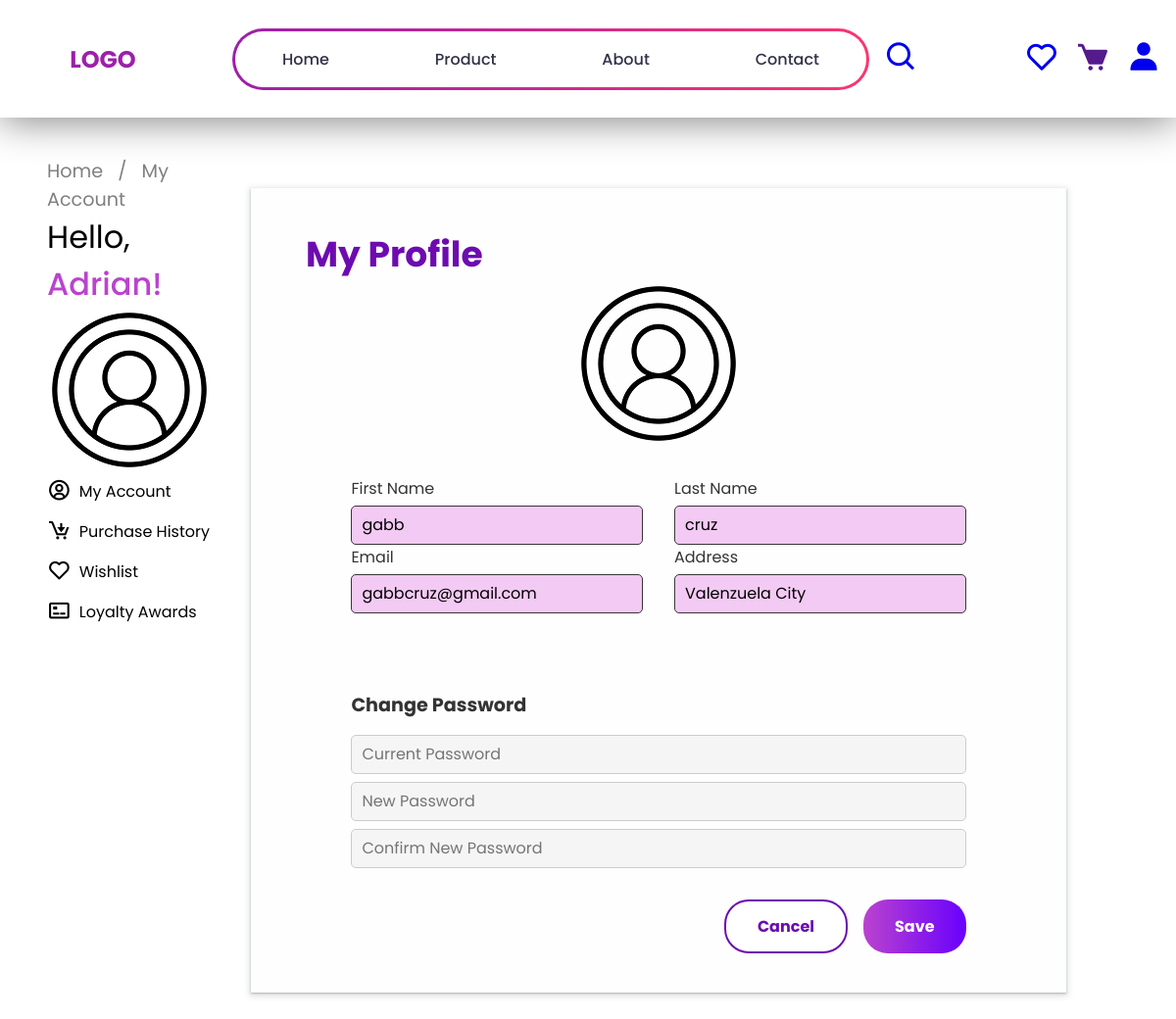
/module4/DJM_STORE/updateProfile.php, run on the app's committed database.
### tables this page shows
CREATE TABLE `tbl_users` (
  `userID` int NOT NULL,
  `first_name` varchar(50) DEFAULT NULL,
  `last_name` varchar(50) DEFAULT NULL,
  `email` varchar(50) DEFAULT NULL,
  `phone` varchar(15) DEFAULT NULL,
  `street` varchar(100) DEFAULT NULL,
  `barangay` varchar(100) DEFAULT NULL,
  `city` varchar(100) DEFAULT NULL,
  `province` varchar(100) DEFAULT NULL,
  `ordersAmt` int NOT NULL,
  `created_at` datetime DEFAULT NULL,
  `updated_at` datetime DEFAULT NULL,
  `userPassword` varchar(50) NOT NULL
);

### module4/DJM_STORE/updateProfile.php (the view, shortened to what this page needs)
<!DOCTYPE html>
<html lang="en">
  <head>
    <link rel="stylesheet" href="styles/navbar.css" />
    <link rel="stylesheet" href="styles/globalStyle.css" />
    <link rel="stylesheet" href="styles/profile.css" />
    <link rel="stylesheet" href="styles/updateProfile.css" />
    <link
      href="https://unpkg.com/boxicons@2.1.4/css/boxicons.min.css"
      rel="stylesheet"
    />
    <link rel="stylesheet" href="styles/myAccount.css" />
    <link rel="stylesheet" href="styles/sidebar.css" />
  </head>
  <body>
<?php
require_once('productsDB.php');
$UserID = 1;
$sql = "SELECT first_name, last_name, email, city FROM tbl_users WHERE userID = ?";
$stmt = $mysqli->prepare($sql);
if ($stmt) {
    $stmt->bind_param("i", $UserID);
    $stmt->execute();
    $result = $stmt->get_result();
    $user = $result->fetch_assoc();
    $Fname = $user ? htmlspecialchars($user['first_name']) : "";
    $Lname = $user ? htmlspecialchars($user['last_name']) : "";
    $Email = $user ? htmlspecialchars($user['email']) : "";
    $Address = $user ? htmlspecialchars($user['city']) : "";
} else {
    die("Query preparation failed: " . $mysqli->error);
}
?>
    <nav class="nav-main-container">
      <div class="nav-left">
        <div class="nav-logo">
          <h1>LOGO</h1>
        </div>
      </div>
      <div class="nav-middle">
        <div class="nav-li-main-container">
          <ul class="li-main-container">
            <a class="nav-link">Home</a>
            <a class="nav-link">Product</a>
            <a class="nav-link">About</a>
            <a class="nav-link">Contact</a>
          </ul>
        </div>
        <div class="nav-search">
          <a href="#"><i class="bx bx-search bx-md"></i> </a>
        </div>
      </div>
      <div class="nav-right">
        <div class="wishlist-btn">
          <a href="#"><i class="bx bx-heart bx-md"></i></a>
        </div>
        <div class="cart-btn">
          <a href=""><i class="bx bxs-cart bx-md"></i></a>
        </div>
        <div class="login-buttons">
          <a href="#"><i class="bx bxs-user bx-md"></i></a>
        </div>
      </div>
    </nav>
    <main class="main-content">
      <div class="sidebar">
        <div class="sidebar-navigation">
          <p>Home / <span>My Account</span></p>
        </div>
        <div class="sidebar-account-name">
          <p>Hello, <span class="user-text">Adrian!</span></p>
        </div>
        <div class="nav-left-profile">
          <img src="./assets/images/profile.png" />
        </div>
        <div class="left-nav-links">
          <a href="./userAccount.php" class="left-nav-link">
            <i class="bx bx-user-circle bx-sm"></i>
            <p class="my-account-css">My Account</p>
          </a>
          <a href="./purchaseHistory.php" class="left-nav-link">
            <i class="bx bx-cart-download bx-sm"></i>
            <p class="my-account-css">Purchase History</p>
          </a>
          <a href="./userAccount.php" class="left-nav-link">
            <i class="bx bx-heart bx-sm"></i>
            <p class="my-account-css">Wishlist</p>
          </a>
          <a href="./loyalty.html" class="left-nav-link">
            <i class="bx bx-credit-card-front bx-sm"></i>
            <p class="my-account-css">Loyalty Awards</p>
          </a>
        </div>
      </div>
      <div class="right-content">
        <div class="right-content-sub">
          <div class="my-profile-css">
            <h2>My Profile</h2>
          </div>
          <div class="profile-image-css">
            <img src="./assets/images/profile.png" />
          </div>
          <form action="updateProfile.php" method="post">
            <div class="profile-fields">
              <div class="fields-column-one">
                <p>First Name</p>
                <input
                  name="Fname"
                  type="text"
                  class="field-css"
                  placeholder="Enter First Name"
                  value="<?php echo $Fname; ?>"
                />
                <p>Email</p>
                <input
                  name="Email"
                  type="email"
                  class="field-css"
                  placeholder="Enter Email"
                  value="<?php echo $Email; ?>"
                />
              </div>
              <div class="fields-column-two">
                <p>Last Name</p>
                <input
                name="Lname"
                  type="text"
                  class="field-css"
                  placeholder="Enter Last Name"
                  value="<?php echo $Lname; ?>"
                />
                <p>Address</p>
                <input
                  name="Address"
                  type="text"
                  class="field-css"
                  placeholder="Enter Address"
                  value="<?php echo $Address; ?>"
                />
              </div>
            </div>
            <div class="password-section">
              <p>Change Password</p>
              <input
                type="password"
                class="field-css"
                id="current-password"
                placeholder="Current Password"
              />
              <input
                type="password"
                class="field-css"
                id="new-password"
                placeholder="New Password"
              />
              <input
                type="password"
                class="field-css"
                id="confirm-password"
                placeholder="Confirm New Password"
              />
            </div>
            <div class="profile-buttons">
              <button
                class="cancel-button"
                onclick="window.location.href='userAccount.html'"
              >
                Cancel
              </button>
              <input
                type="submit"
                name="save"
                value="Save"
                class="save-button"
                onclick="window.location.href='userAccount.html'"
              />
            </div>
          </form>
        </div>
      </div>
    </main>
  </body>
</html>

### module4/DJM_STORE/styles/navbar.css (style rules this page uses)
.nav-main-container { z-index: 99; display: flex; padding-left: 15px; padding-right: 15px; align-items: center; gap: 2rem; align-items: center; justify-content: space-between; background: #fff; position: fixed; top: 0; left: 0; right: 0; height: 120px; box-shadow: 0px 3px 40px grey; }
.nav-left { display: flex; width: 180px; justify-content: center; }
.nav-logo h1 { color: #9c20aa; }
.li-main-container { display: flex; flex-direction: row; justify-content: space-between; flex: 1; padding: 1rem 1rem; }
.nav-link { font-weight: 500; cursor: pointer; }
.nav-li-main-container { background: linear-gradient(#fff 0 0) padding-box, linear-gradient(to right, #9c20aa, #fb3570) border-box; color: #313149; padding: 0 2rem; border: 3px solid transparent; border-radius: 3rem; display: flex; flex-grow: 1; max-width: 650px; }
.nav-middle { display: flex; margin-left: 10px; margin-right: 10px; flex: 1; max-width: 1150px; align-items: center; }
.nav-search { margin-left: 15px; }
.nav-right { display: flex; gap: 1rem; }
.cart-btn { display: flex; }

### module4/DJM_STORE/styles/globalStyle.css (style rules this page uses)
* { margin: 0; border: none; padding: 0; box-sizing: border-box; font-family: 'Poppins', 'sans-serif'; }
body { background-image: url('../assets/images/Sign in.png'); background-repeat: no-repeat; background-attachment: fixed; background-size: cover; }

### module4/DJM_STORE/styles/profile.css (style rules this page uses)
.right-content-sub { background-color: rgb(254, 254, 254); padding: 1rem; box-shadow: rgba(60, 64, 67, 0.3) 0px 1px 2px 0px, rgba(60, 64, 67, 0.15) 0px 2px 6px 2px; }
.my-profile-css { padding-top: 1rem; padding-left: 2rem; color: #ba43ce; font-size: 1.5rem; }
.profile-image-css { text-align: center; height: 9rem; }
.profile-fields { padding-top: 8%; padding-left: 10%; padding-right: 10%; display: flex; gap: 4rem; }
.fields-column-one { flex: 1; }
.fields-column-two { flex: 1; }

### module4/DJM_STORE/styles/updateProfile.css (style rules this page uses)
.right-content-sub { background-color: rgb(254, 254, 254); padding: 1.5rem; box-shadow: rgba(60, 64, 67, 0.3) 0px 1px 2px 0px, rgba(60, 64, 67, 0.15) 0px 2px 6px 2px; }
.my-profile-css { padding-top: 1rem; padding-left: 2rem; color: #6d0baf; font-size: 1.5rem; font-weight: bold; }
.profile-image-css { text-align: center; margin-bottom: 1rem; }
.profile-fields { display: flex; gap: 2rem; padding: 5% 10%; }
.fields-column-one, .fields-column-two { flex: 1; color: #333; }
.field-css { width: 100%; margin-top: 0.3rem; height: 2.5rem; border: 1px solid #383737; border-radius: 5px; padding-left: 10px; font-size: 1rem; background-color: rgb(243, 202, 243); color: black; }
.password-section { padding: 1rem 10%; margin-top: 1.5rem; }
.password-section p { font-size: 1.2rem; font-weight: bold; color: #333; margin-bottom: 0.5rem; }
.password-section input { width: 100%; margin-top: 0.5rem; height: 2.5rem; border: 1px solid #ccc; border-radius: 5px; padding-left: 10px; font-size: 1rem; background-color: #f5f5f5; }
.profile-buttons { display: flex; justify-content: flex-end; padding: 1rem 10%; }
.cancel-button { background: white; color: #6d0baf; border: 2px solid #6d0baf; padding: 0.8rem 2rem; border-radius: 25px; font-size: 1rem; font-weight: bold; cursor: pointer; }
.save-button { background-image: linear-gradient(to right, #ba43ce, #6900fd); color: white; border: none; padding: 0.8rem 2rem; border-radius: 25px; font-size: 1rem; font-weight: bold; margin-left: 1rem; cursor: pointer; }

### module4/DJM_STORE/styles/myAccount.css (style rules this page uses)
body { padding-top: 10rem; }
.main-content { display: flex; flex-direction: row; }
.sidebar { margin-left: 3rem; flex: 0.25; }
.right-content { flex: 1; padding-top: 2rem; padding-bottom: 4rem; padding-right: 7rem; background-color: transparent; }

### module4/DJM_STORE/styles/sidebar.css (style rules this page uses)
.sidebar { display: flex; flex-direction: column; }
.sidebar-navigation p { color: gray; word-spacing: 10px; }
.sidebar-navigation span { color: gray; word-spacing: 0; }
.left-nav-link { text-align: center; display: flex; margin-bottom: 1rem; gap: 0.5rem; cursor: pointer; text-decoration: none; color: black; }
.sidebar-navigation { font-size: 1.2rem; }
.sidebar-account-name { font-size: 2rem; }
.user-text { color: #ba43ce; font-weight: 500; }
.my-account-css { text-decoration: none; }

### data on the page
tbl_users: Fname "gabb", Email "gabbcruz@gmail.com", Lname "cruz", Address "Valenzuela City"
